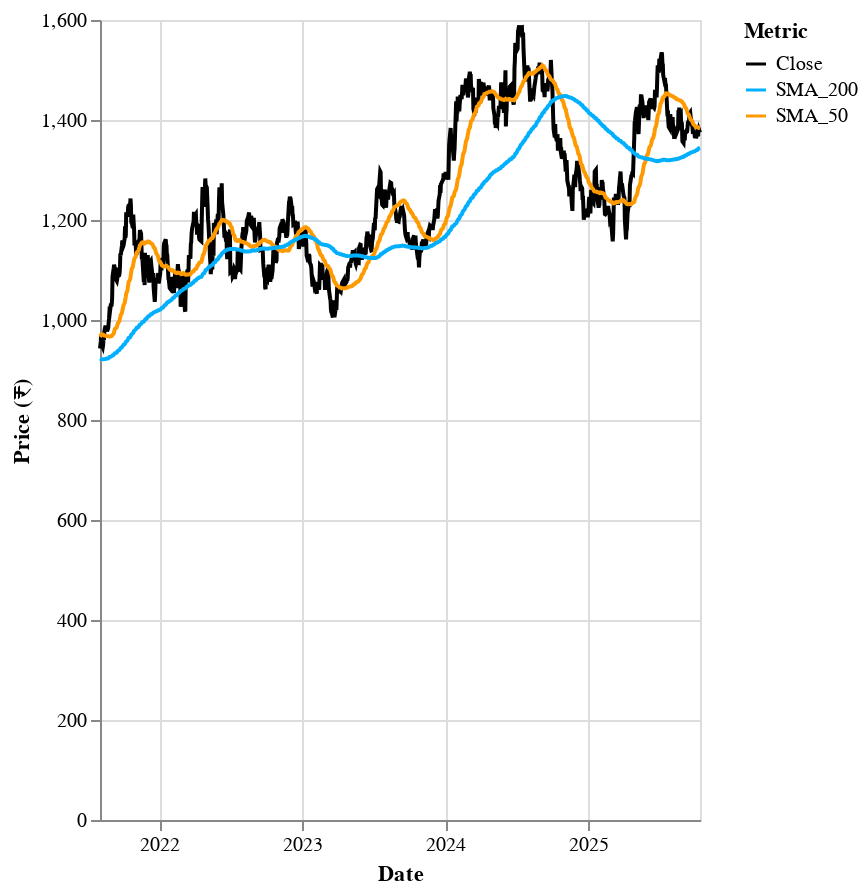

Source (notebook cell):
### Code cell
tech_df.columns.name = None

price_chart = alt.Chart(tech_df.reset_index()).transform_fold(
        ['Close', 'SMA_50', 'SMA_200'],
        as_=['Metric', 'Value']
    ).mark_line().encode(
        x=alt.X('Date:T', title="Date"),
        y=alt.Y('Value:Q', title="Price (₹)"),
        color=alt.Color('Metric:N', scale=alt.Scale(range=['black', PRIMARY_COLOR, SECONDARY_COLOR])),
        tooltip=['Date:T', 'Metric:N', alt.Tooltip('Value:Q', format=".2f")]
    ).properties(height=400)

price_chart

### Figure 1 — Vega-Lite specification as saved in the notebook (floating-point values rounded to 4 significant figures; data arrays with more than 128 entries replaced by an {"elided": "..."} marker saying what was removed)
{"config": {"view": {"continuousWidth": 300, "continuousHeight": 300}}, "data": {"name": "data-75bbb85e79c5a1ffb9c9dd6f7f8c9e5e"}, "mark": {"type": "line"}, "encoding": {"color": {"field": "Metric", "scale": {"range": ["black", "#00B0FF", "#FF9900"]}, "type": "nominal"}, "tooltip": [{"field": "Date", "type": "temporal"}, {"field": "Metric", "type": "nominal"}, {"field": "Value", "format": ".2f", "type": "quantitative"}], "x": {"field": "Date", "title": "Date", "type": "temporal"}, "y": {"field": "Value", "title": "Price (₹)", "type": "quantitative"}}, "height": 400, "transform": [{"fold": ["Close", "SMA_50", "SMA_200"], "as": ["Metric", "Value"]}], "$schema": "https://vega.github.io/schema/vega-lite/v5.20.1.json", "datasets": {"data-75bbb85e79c5a1ffb9c9dd6f7f8c9e5e": {"elided": "1041 records"}}}
